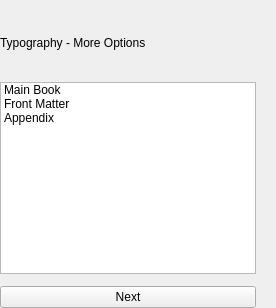
          <widget class="QWidget" name="typographyMoreLeftPanel" native="true">
           <property name="minimumSize">
            <size>
             <width>100</width>
             <height>0</height>
            </size>
           </property>
           <property name="maximumSize">
            <size>
             <width>300</width>
             <height>16777215</height>
            </size>
           </property>
           <layout class="QVBoxLayout" name="verticalLayout_leftPanel">
            <property name="spacing">
             <number>12</number>
            </property>
            <property name="leftMargin">
             <number>0</number>
            </property>
            <property name="topMargin">
             <number>0</number>
            </property>
            <property name="rightMargin">
             <number>20</number>
            </property>
            <property name="bottomMargin">
             <number>0</number>
            </property>
            <item>
             <layout class="QHBoxLayout" name="horizontalLayout_12">
              <item>
               <widget class="QPushButton" name="buttonBack_3">
                <property name="minimumSize">
                 <size>
                  <width>24</width>
                  <height>24</height>
                 </size>
                </property>
                <property name="maximumSize">
                 <size>
                  <width>36</width>
                  <height>36</height>
                 </size>
                </property>
                <property name="text">
                 <string/>
                </property>
                <property name="icon">
                 <iconset resource="../resources.qrc">
                  <normaloff>:/res/icons/back_dark.svg</normaloff>:/res/icons/back_dark.svg</iconset>
                </property>
                <property name="iconSize">
                 <size>
                  <width>36</width>
                  <height>36</height>
                 </size>
                </property>
                <property name="flat">
                 <bool>true</bool>
                </property>
                <property name="iconButton" stdset="0">
                 <bool>true</bool>
                </property>
               </widget>
              </item>
              <item>
               <spacer name="horizontalSpacer_20">
                <property name="orientation">
                 <enum>Qt::Orientation::Horizontal</enum>
                </property>
                <property name="sizeHint" stdset="0">
                 <size>
                  <width>40</width>
                  <height>20</height>
                 </size>
                </property>
               </spacer>
              </item>
             </layout>
            </item>
            <item>
             <widget class="QLabel" name="labelTypographyMore">
              <property name="text">
               <string>Typography - More Options</string>
              </property>
              <property name="textRole" stdset="0">
               <string>title</string>
              </property>
             </widget>
            </item>
            <item>
             <spacer name="verticalSpacer_11">
              <property name="orientation">
               <enum>Qt::Orientation::Vertical</enum>
              </property>
              <property name="sizeType">
               <enum>QSizePolicy::Policy::Fixed</enum>
              </property>
              <property name="sizeHint" stdset="0">
               <size>
                <width>20</width>
                <height>20</height>
               </size>
              </property>
             </spacer>
            </item>
            <item>
             <widget class="QListWidget" name="groupListWidget">
              <property name="flatList" stdset="0">
               <bool>true</bool>
              </property>
              <item>
               <property name="text">
                <string>Main Book</string>
               </property>
              </item>
              <item>
               <property name="text">
                <string>Front Matter</string>
               </property>
              </item>
              <item>
               <property name="text">
                <string>Appendix</string>
               </property>
              </item>
             </widget>
            </item>
            <item>
             <widget class="QPushButton" name="buttonNext_4">
              <property name="text">
               <string>Next</string>
              </property>
             </widget>
            </item>
           </layout>
          </widget>
